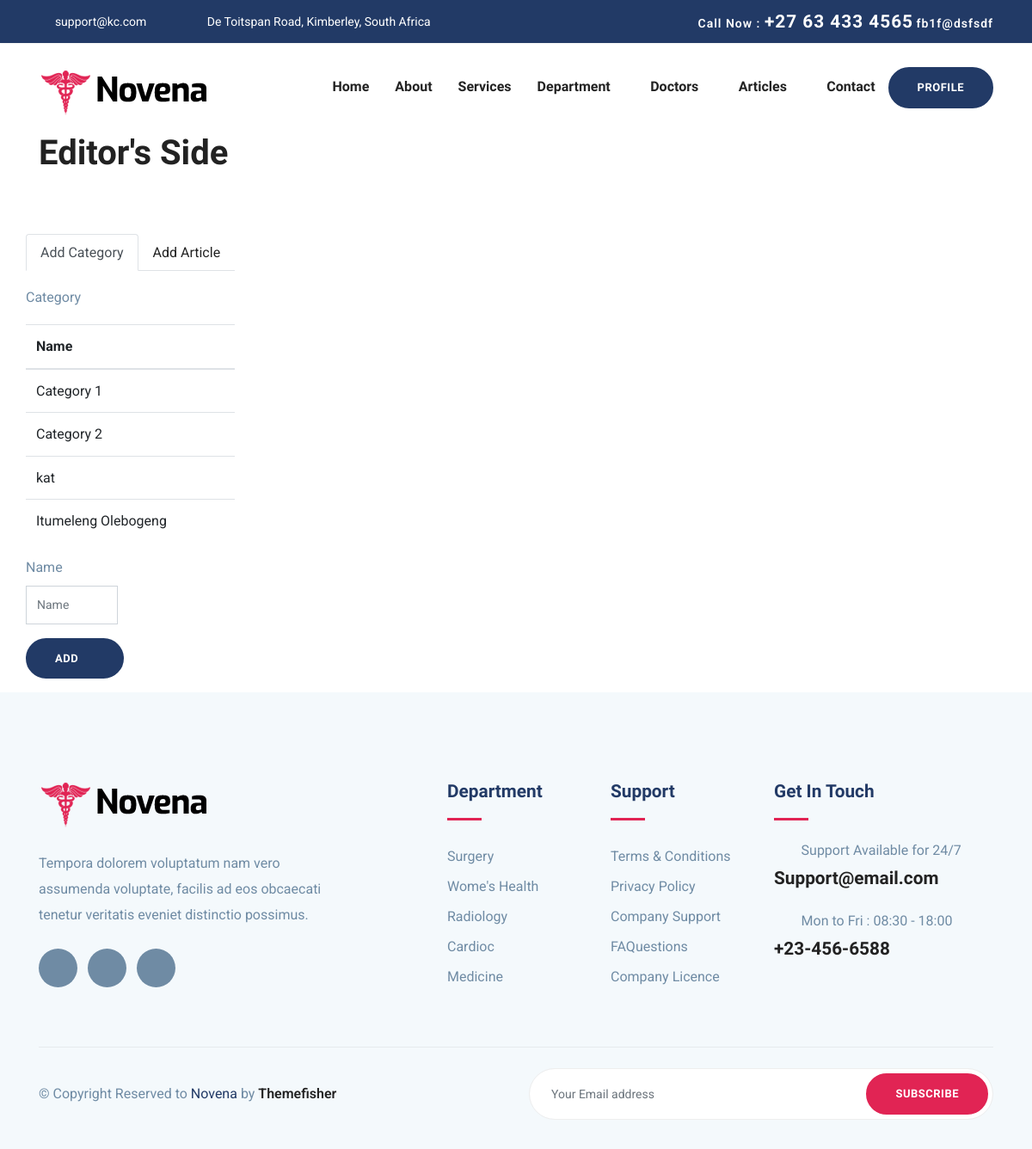
Page /blog/editor/ (signed in) on the committed database.
### blog/models.py (models this page shows, shortened)
class Category(models.Model):
    name = models.CharField(max_length=100, unique=True)
    description = models.TextField()

### blog/views.py (the view)
# urls.py: path('editor/', views.editor, name='editor'),
def editor(request):
    if request.method == 'POST':
        if 'category_form' in request.POST:
            category_form = CategoryForm(request.POST)
            if category_form.is_valid():
                category_form.save()
        elif 'article_form' in request.POST:
            article_form = ArticleForm(request.POST, request.FILES)
            if article_form.is_valid():
                article_form.save()
        return redirect('editor')
    else:
        category_form = CategoryForm()
        article_form = ArticleForm()
    categories = Category.objects.all()
    context = {'categories': categories, 'category_form': category_form, 'article_form': article_form}
    return render(request, 'blog/editor.html', context)

### blog/forms.py (shortened to what this page needs)
class CategoryForm(forms.ModelForm):
    class Meta:
        model = Category
        fields = ['name']
        widgets = {
            'name': forms.TextInput(attrs={'class': 'form-control', 'placeholder': 'Name'}),
        }

class ArticleForm(forms.ModelForm):
    class Meta:
        model = Article
        fields = ['title', 'category', 'content', 'author', 'picture']
        widgets = {
            'title': forms.TextInput(attrs={'class': 'form-control', 'placeholder': 'Title'}),
            'category': forms.Select(attrs={'class': 'form-control'}),
            'content': forms.Textarea(attrs={'class': 'form-control', 'placeholder': 'Content'}),
            'author': forms.Select(attrs={'class': 'form-control'}),
            'picture': forms.FileInput(attrs={'class': 'form-control-file'}),
        }

### templates/blog/editor.html (shortened to what this page needs)
{% extends 'base.html' %}
{% block content %}
{% load static %}
<body id="top">
 <section id="tabs">
	<div class="container">
		<h6 class="section-title h1">Editor's Side</h6>
		<div class="row">
			<div class="col-xs-12 ">
				<nav>
					<div class="nav nav-tabs nav-fill" id="nav-tab" role="tablist">
						<a class="nav-item nav-link active" id="nav-home-tab" data-toggle="tab" href="#nav-home" role="tab" aria-controls="nav-home" aria-selected="true">Add Category</a>
						<a class="nav-item nav-link" id="nav-profile-tab" data-toggle="tab" href="#nav-profile" role="tab" aria-controls="nav-profile" aria-selected="false">Add Article</a>
					</div>
				</nav>
				<div class="tab-content py-3 px-3 px-sm-0" id="nav-tabContent">
					<div class="tab-pane fade show active" id="nav-home" role="tabpanel" aria-labelledby="nav-home-tab">
						<p>Category</p>
						<table class="table">
							<thead>
								<tr>
									<th scope="col">Name</th>
								</tr>
							</thead>
							<tbody>
								{% for category in categories %}
									<tr>
										<td>{{ category.name }}</td>
									</tr>
								{% endfor %}
							</tbody>
						</table>
							<form id="appointment-form" class="appointment-form" method="post" action="{% url 'editor' %}">
								<div class="row">
									<div class="col-lg-6">
										<div class="form-group">
											<label for="{{  category_form.name.id_for_label }}">Name</label>
											{{  category_form.name }}
										</div>
									</div>
								</div>
								<button type="submit" class="btn btn-main btn-round-full">Add<i class="icofont-simple-right ml-2"></i></button>
							</form>
					</div>
				</div>
			</div>
		</div>
	</div>
</section>
  {% endblock content %}

### templates/base.html (shortened to what this page needs)
{% load static %}
<!DOCTYPE html>
<html lang="en">
<head>
    <link rel="stylesheet" href="{% static 'plugins/bootstrap/css/bootstrap.min.css' %}">
    <link rel="stylesheet" href="{% static 'plugins/icofont/icofont.min.css' %}">
    <link rel="stylesheet" href="{% static 'plugins/slick-carousel/slick/slick.css' %}">
    <link rel="stylesheet" href="{% static 'plugins/slick-carousel/slick/slick-theme.css' %}">
    <link rel="stylesheet" href="{% static 'css/style.css' %}">
</head>
<body>
    <header>
        <div class="header-top-bar">
            <div class="container">
                <div class="row align-items-center">
                    <div class="col-lg-6">
                        <ul class="top-bar-info list-inline-item pl-0 mb-0">
                            <li class="list-inline-item"><a href="mailto:support@gmail.com"><i class="icofont-support-faq mr-2"></i>support@kc.com<a></li>
                            <li class="list-inline-item"><i class="icofont-location-pin mr-2"></i>De Toitspan Road, Kimberley, South Africa</li>
                        </ul>
                    </div>
                    <div class="col-lg-6">
                        <div class="text-lg-right top-right-bar mt-2 mt-lg-0">
                            <a href="tel:+23-345-67890" >
                                <span>Call Now : </span>
                                <span class="h4">+27 63 433 4565</span>
                                <span>{{ request.user}}</span>
                            </a>
                        </div>
                    </div>
                </div>
            </div>
        </div>
        <nav class="navbar navbar-expand-lg navigation" id="navbar">
            <div class="container">
                  <a class="navbar-brand" href="{% url 'index' %}">
                      <img src="images/logo.png" alt="" class="img-fluid">
                  </a>
              <div class="collapse navbar-collapse" id="navbarmain">
                <ul class="navbar-nav ml-auto">
                  <li class="nav-item active">
                    <a class="nav-link" href="{% url 'index' %}">Home</a>
                  </li>
                   <li class="nav-item"><a class="nav-link" href="about.html">About</a></li>
                    <li class="nav-item"><a class="nav-link" href="service.html">Services</a></li>
                    <li class="nav-item dropdown">
                        <a class="nav-link dropdown-toggle" href="department.html" id="dropdown02" data-toggle="dropdown" aria-haspopup="true" aria-expanded="false">Department <i class="icofont-thin-down"></i></a>
                      </li>
                      <li class="nav-item dropdown">
                        <a class="nav-link dropdown-toggle" href="doctor.html" id="dropdown03" data-toggle="dropdown" aria-haspopup="true" aria-expanded="false">Doctors <i class="icofont-thin-down"></i></a>
                      </li>
                      <li class="nav-item dropdown">
                        <a class="nav-link dropdown-toggle" href="doctor.html" id="dropdown03" data-toggle="dropdown" aria-haspopup="true" aria-expanded="false">Articles <i class="icofont-thin-down"></i></a>
                      </li>
                   <li class="nav-item"><a class="nav-link" href="contact.html">Contact</a></li>
                {% if user.is_authenticated %}
                   <li class="nav-item"> <a href="" class="btn btn-main btn-round-full">Profile</a></li>
               {% else %}
                   <li class="nav-item"> <a href="{% url 'login' %}" class="btn btn-main btn-round-full">Login</a></li>
                   <li class="nav-item"> <a href="{% url 'register' %}" class="btn btn-main btn-round-full">Register</a></li>
               {% endif %}
                </ul>
              </div>
            </div>
        </nav>
    </header>
    <main>
        {% block content %}{% endblock %}
    </main>
    <footer class="footer section gray-bg">
        <div class="container">
            <div class="row">
                <div class="col-lg-4 mr-auto col-sm-6">
                    <div class="widget mb-5 mb-lg-0">
                        <div class="logo mb-4">
                            <img src="images/logo.png" alt="" class="img-fluid">
                        </div>
                        <p>Tempora dolorem voluptatum nam vero assumenda voluptate, facilis ad eos obcaecati tenetur veritatis eveniet distinctio possimus.</p>
                        <ul class="list-inline footer-socials mt-4">
                            <li class="list-inline-item"><a href="https://www.facebook.com/themefisher"><i class="icofont-facebook"></i></a></li>
                            <li class="list-inline-item"><a href="https://twitter.com/themefisher"><i class="icofont-twitter"></i></a></li>
                            <li class="list-inline-item"><a href="https://www.pinterest.com/themefisher/"><i class="icofont-linkedin"></i></a></li>
                        </ul>
                    </div>
                </div>
                <div class="col-lg-2 col-md-6 col-sm-6">
                    <div class="widget mb-5 mb-lg-0">
                        <h4 class="text-capitalize mb-3">Department</h4>
                        <div class="divider mb-4"></div>
                        <ul class="list-unstyled footer-menu lh-35">
                            <li><a href="#">Surgery </a></li>
                            <li><a href="#">Wome's Health</a></li>
                            <li><a href="#">Radiology</a></li>
                            <li><a href="#">Cardioc</a></li>
                            <li><a href="#">Medicine</a></li>
                        </ul>
                    </div>
                </div>
                <div class="col-lg-2 col-md-6 col-sm-6">
                    <div class="widget mb-5 mb-lg-0">
                        <h4 class="text-capitalize mb-3">Support</h4>
                        <div class="divider mb-4"></div>
                        <ul class="list-unstyled footer-menu lh-35">
                            <li><a href="#">Terms & Conditions</a></li>
                            <li><a href="#">Privacy Policy</a></li>
                            <li><a href="#">Company Support </a></li>
                            <li><a href="#">FAQuestions</a></li>
                            <li><a href="#">Company Licence</a></li>
                        </ul>
                    </div>
                </div>
                <div class="col-lg-3 col-md-6 col-sm-6">
                    <div class="widget widget-contact mb-5 mb-lg-0">
                        <h4 class="text-capitalize mb-3">Get in Touch</h4>
                        <div class="divider mb-4"></div>
                        <div class="footer-contact-block mb-4">
                            <div class="icon d-flex align-items-center">
                                <i class="icofont-email mr-3"></i>
                                <span class="h6 mb-0">Support Available for 24/7</span>
                            </div>
                            <h4 class="mt-2"><a href="tel:+23-345-67890">Support@email.com</a></h4>
                        </div>
                        <div class="footer-contact-block">
                            <div class="icon d-flex align-items-center">
                                <i class="icofont-support mr-3"></i>
                                <span class="h6 mb-0">Mon to Fri : 08:30 - 18:00</span>
                            </div>
                            <h4 class="mt-2"><a href="tel:+23-345-67890">+23-456-6588</a></h4>
                        </div>
                    </div>
                </div>
            </div>
            <div class="footer-btm py-4 mt-5">
                <div class="row align-items-center justify-content-between">
                    <div class="col-lg-6">
                        <div class="copyright">
                            &copy; Copyright Reserved to <span class="text-color">Novena</span> by <a href="https://themefisher.com/" target="_blank">Themefisher</a>
                        </div>
                    </div>
                    <div class="col-lg-6">
                        <div class="subscribe-form text-lg-right mt-5 mt-lg-0">
                            <form action="#" class="subscribe">
                                <input type="text" class="form-control" placeholder="Your Email address">
                                <a href="#" class="btn btn-main-2 btn-round-full">Subscribe</a>
                            </form>
                        </div>
                    </div>
                </div>
            </div>
        </div>
    </footer>
</body>
</html>

### static/css/style.css (style rules this page uses)
html { overflow-x: hidden; }
body { line-height: 1.6; font-family: "Roboto", sans-serif; -webkit-font-smoothing: antialiased; font-size: 16px; color: #6F8BA4; font-weight: 400; }
h1, .h1, h2, .h2, h3, .h3, h4, .h4, h5, .h5, h6, .h6 { font-family: "Exo", sans-serif; font-weight: 700; color: #222; }
h1, .h1 { font-size: 2.5rem; }
h4, .h4 { font-size: 1.3rem; line-height: 30px; }
h6, .h6 { font-size: 1rem; }
p { line-height: 30px; }
input[type="email"], input[type="password"], input[type="text"], input[type="tel"] { box-shadow: none; height: 45px; outline: none; font-size: 14px; }
.form-control { box-shadow: none; border-radius: 0; }
.btn { display: inline-block; font-size: 14px; font-size: 0.8125rem; font-weight: 700; letter-spacing: .5px; padding: .75rem 2rem; font-family: "Exo", sans-serif; text-transform: uppercase; border-radius: 5px; border: 2px solid transparent; transition: all .35s ease; }
.btn-main { background: #223a66; color: #fff; border-color: #223a66; }
.btn-main-2 { background: #e12454; color: #fff; border-color: #e12454; }
.btn-round-full { border-radius: 50px; }
.section { padding: 100px 0; }
a { color: #222; text-decoration: none; transition: all .35s ease; }
.section-title { margin-bottom: 70px; }
.gray-bg { background: #f4f9fc; }
#navbarmain { padding: 20px 0px; }
#navbarmain .nav-link { font-weight: 600; padding: 10px 15px; color: #222; font-family: "Exo", sans-serif; text-transform: capitalize; font-size: 16px; transition: all .25s ease; }
.dropdown-toggle::after { display: none; }
.navbar-brand { margin-top: 10px; }
.header-top-bar { background: #223a66; font-size: 14px; padding: 10px 0px; box-shadow: 0 1px 2px rgba(0, 0, 0, 0.05); color: #fff; }
.top-bar-info li a { color: #fff; margin-right: 20px; }
.top-right-bar a span { color: #fff; font-weight: 600; letter-spacing: 1px; }
.text-color { color: #223a66; }
.divider { width: 40px; height: 5px; background: #e12454; }
.lh-35 { line-height: 35px; }
.footer { padding-bottom: 10px; }
.footer .copyright a { font-weight: 600; }
.logo { font-weight: 600; letter-spacing: 1px; }
.widget .divider { height: 3px; }
.widget h4 { color: #223a66; }
.widget .footer-menu a { color: #6F8BA4; }
.footer-contact-block span { font-weight: 400; color: #6F8BA4; }
.footer-contact-block i { font-size: 20px; }
.footer-btm { border-top: 1px solid rgba(0, 0, 0, 0.06); }
.footer-socials li a { width: 45px; height: 45px; background: #6F8BA4; color: #fff; display: inline-block; text-align: center; border-radius: 100%; padding-top: 12px; }
.subscribe { position: relative; }
.subscribe .form-control { border-radius: 50px; height: 60px; padding-left: 25px; border-color: #eee; }
.subscribe .btn { position: absolute; right: 6px; top: 6px; }

### rows in the picture
Category: name "Category 1"
Category: name "Category 2"
Category: name "kat"
Category: name "Itumeleng Olebogeng"

### other values in the picture
{{ request.user }} "fb1f@dsfsdf"
